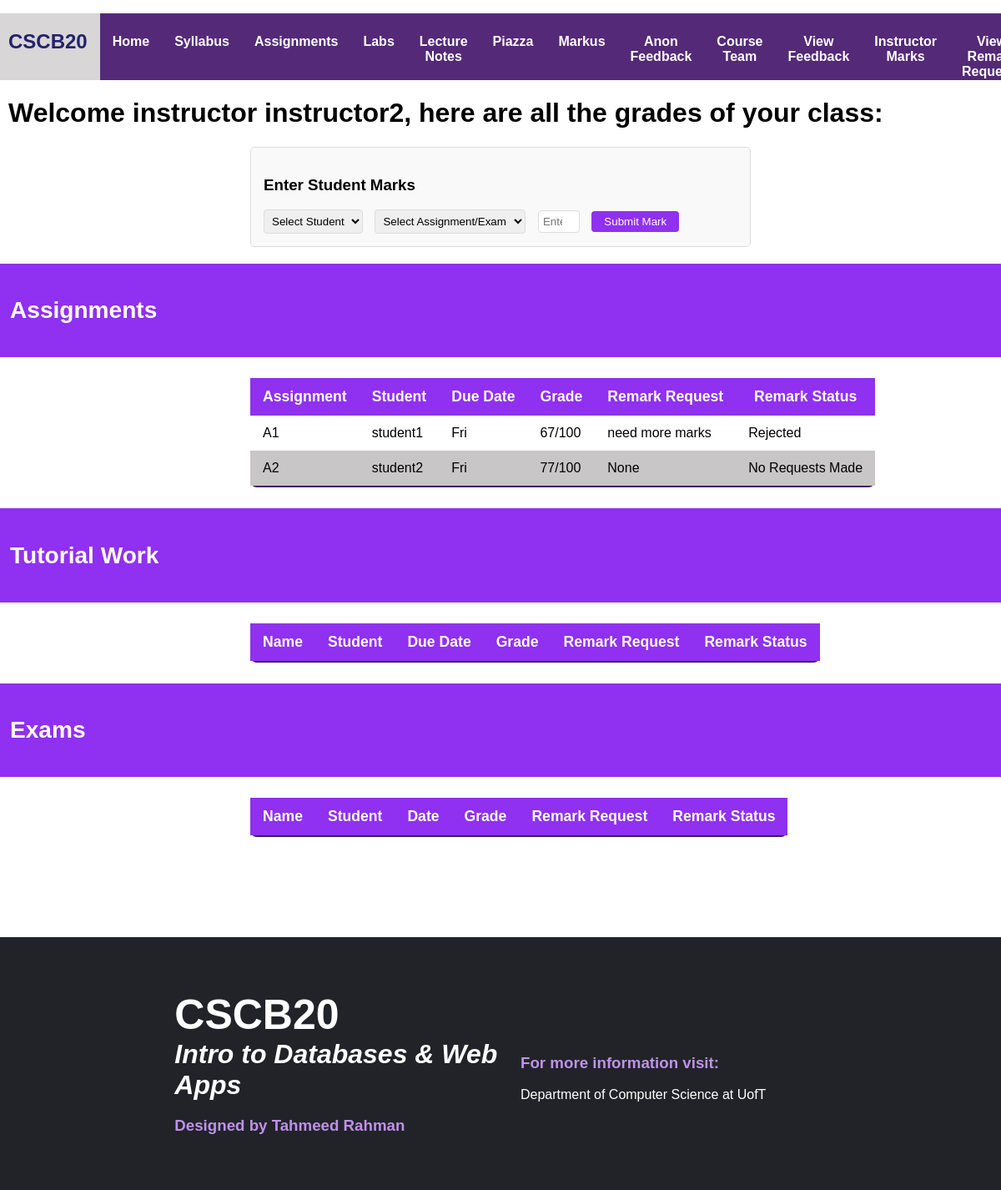
/instructor_marks (signed in), run on the app's committed database.
### app.py (models this page shows)
class Registered(db.Model):
    __tablename__='Registered'
    id = db.Column(db.Integer, primary_key=True)
    name = db.Column(db.String(100), unique=True, nullable=False)
    type = db.Column(db.String(100), nullable=False)
    Password = db.Column(db.String(100), nullable=False)
    feedbacks = db.relationship('Feedback', backref='Registered', lazy=True)
    marks = db.relationship('Marks', backref='student', lazy=True)

class Marks(db.Model):
    __tablename__ = 'Marks'
    id = db.Column(db.Integer, primary_key=True)
    student_id = db.Column(db.Integer, db.ForeignKey('Registered.id'), nullable=False)
    assignment_name = db.Column(db.String(50), nullable=False)
    grade = db.Column(db.Integer, nullable=True)
    due_date = db.Column(db.String(20), nullable=False)
    remark_request = db.Column(db.Text, nullable=True)
    remark_status = db.Column(db.String(20), default='No Requests Made')

### app.py (the view)
@app.route('/instructor_marks')
def instructor_marks():
    if not session.get('logged_in') or not session.get('user_id'):
        flash('Please login first.', 'error')
        return redirect(url_for('login'))
    user = Registered.query.get(session['user_id'])
    if user.type != 'instructor':
        flash('Access denied. Instructors only.', 'error')
        return redirect(url_for('home'))
    pagename = 'Instructor Marks'
    students = Registered.query.filter_by(type='student').all()
    all_marks = Marks.query.all()
    return render_template('instructor_marks.html', pagename=pagename, instructor_name=user.name, students=students, marks=all_marks)

### app.py (called while the page is built)
@app.context_processor
def inject_user():
    if session.get('logged_in') and session.get('user_id'):
        user = Registered.query.get(session.get('user_id'))
        return {'current_user': user}
    return {'current_user': None}

### templates/instructor_marks.html (shortened to what this page needs)
{% extends "template.html" %}
{% block extra_styles %}
<link rel="stylesheet" href="{{ url_for('static', filename='css/s_marks.css') }}">
{% endblock %}
{% block content %}
<div class="instructor-marks-page">
    <h1 class="h">Welcome instructor {{ instructor_name }}, here are all the grades of your class:</h1>
    <div class="mark-entry-form">
        <h3>Enter Student Marks</h3>
        <form method="POST" action="{{ url_for('enter_mark') }}">
            <select name="student_id" required>
                <option value="">Select Student</option>
            </select>
            <select name="assignment_name" required>
                <option value="">Select Assignment/Exam</option>
            </select>
            <input type="number" name="grade" placeholder="Enter Grade (0-100)" min="0" max="100" required>
            <button type="submit">Submit Mark</button>
        </form>
    </div>
    <div class="box">
        <div class="mark-type"><h3>Assignments</h3></div>
        <table class="assignment-table">
            <thead>
                <tr>
                    <th>Assignment</th>
                    <th>Student</th>
                    <th>Due Date</th>
                    <th>Grade</th>
                    <th>Remark Request</th>
                    <th>Remark Status</th>
                </tr>
            </thead>
            <tbody>
                {% for mark in marks if 'A' in mark.assignment_name %}
                <tr>
                    <td>{{ mark.assignment_name }}</td>
                    <td>{{ mark.student.name }}</td>
                    <td>{{ mark.due_date }}</td>
                    <td>{{ mark.grade if mark.grade else 'Not graded' }}/100</td>
                    <td>{{ mark.remark_request if mark.remark_request else 'None' }}</td>
                    <td>{{ mark.remark_status }}</td>
                </tr>
                {% endfor %}
            </tbody>
        </table>
        <div class="tut-box">
            <div class="mark-type"><h3>Tutorial Work</h3></div>
            <table class="assignment-table">
                <thead>
                    <tr>
                        <th>Name</th>
                        <th>Student</th>
                        <th>Due Date</th>
                        <th>Grade</th>
                        <th>Remark Request</th>
                        <th>Remark Status</th>
                    </tr>
                </thead>
            </table>
        </div>
        <div class="mark-type"><h3>Exams</h3></div>
        <table class="assignment-table">
            <thead>
                <tr>
                    <th>Name</th>
                    <th>Student</th>
                    <th>Date</th>
                    <th>Grade</th>
                    <th>Remark Request</th>
                    <th>Remark Status</th>
                </tr>
            </thead>
        </table>
    </div>
</div>
{% endblock %}

### static/css/headfoot.css (style rules this page uses)
body { margin: 0px; padding: 0px; box-sizing: border-box; }
* { font-family: 'Gill Sans', 'Gill Sans MT', Calibri, 'Trebuchet MS', sans-serif; }

### static/css/s_marks.css (style rules this page uses)
.h { margin-left: 10px; }
.assignment-table { border-collapse: separate; border-spacing: 0; border-bottom: 2px rgb(67, 22, 93) solid; border-radius: 8px; margin: 25px 0; font-size: 1em; min-width: 600px; margin-left: 25%; }
.assignment-table thead tr { background: #9030f0; color: #ffffffff; text-align: center; font-size: 1.1em; font-weight: bold; padding: 20px; }
.assignment-table th, .assignment-table td { padding: 12px 15px; }
.assignment-table tbody tr:nth-child(even) { background-color: #c8c6c6; }
.assignment-table tbody tr:nth-child(odd) { background-color: #ffffffff; }
.mark-type { background-color: #9030f0; padding: 12px; font-size: 1.5em; color: white; }

### templates/instructor_marks.html (style rules this page uses)
.mark-entry-form { margin: 20px 25%; padding: 15px; background: #f9f9f9; border-radius: 5px; border: 1px solid #ddd; }
.mark-entry-form select, .mark-entry-form input { padding: 5px; margin-right: 10px; border: 1px solid #ddd; border-radius: 4px; }
.mark-entry-form button { background: #9030f0; color: white; border: none; padding: 5px 15px; border-radius: 4px; cursor: pointer; }

### data on the page
Registered: name "instructor2"
Marks: assignment_name "A1", student.name "student1", due_date "Fri", grade "67", remark_request "need more marks", remark_status "Rejected"
Marks: assignment_name "A2", student.name "student2", due_date "Fri", grade "77", remark_request "None", remark_status "No Requests Made"
